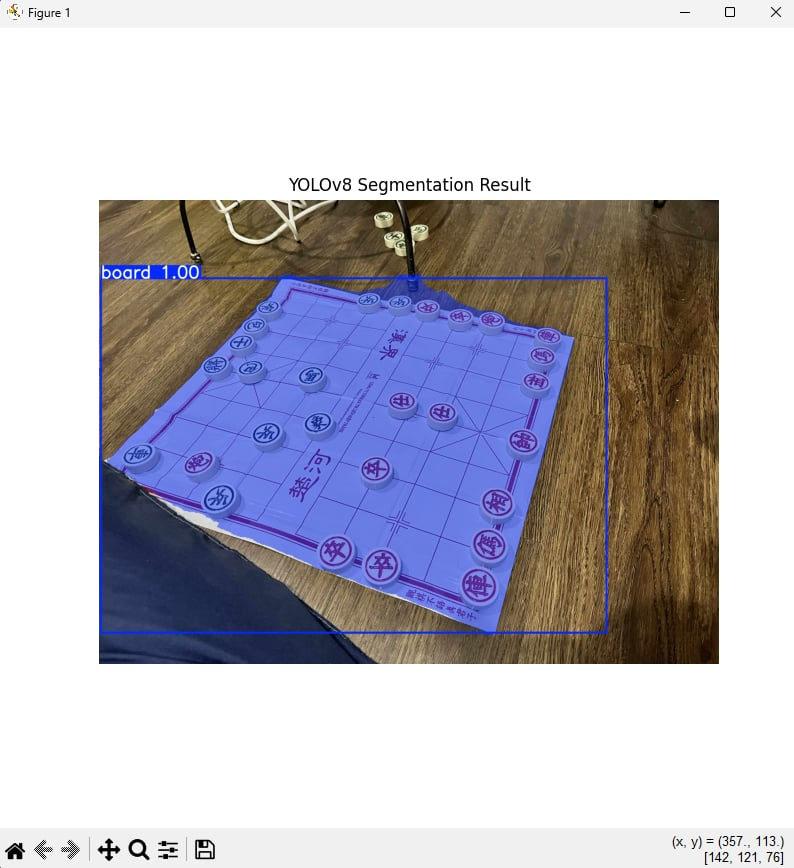
#> input picture 6c039653-bce8-461a-b13d-55280c7295b8.jpg, 794 x 868 px
$ python -i board_detection.py   (imports and definitions only)
#> lines starting #> are read from the running program, lines starting #| are printed output that depends on the picture; after the words box and inside, x2 and y2 are one past the last pixel; in counts of white or black regions, pixels touching at a corner belong together
#> further down, picture is the input picture: shape (868, 794, 3); mean B, G, R 196.1, 185.3, 187.3
import cv2
import numpy as np
from ultralytics import YOLO

PAD_RATIO = 0.05

# [11 lines left out: function extract_quad_from_mask, not called in this run]

def order_quad_points(pts):
    pts = np.array(pts, dtype=np.float32)
    s = pts.sum(axis=1)
    diff = np.diff(pts, axis=1)
    ordered = np.zeros((4, 2), dtype=np.float32)
    ordered[0] = pts[np.argmin(s)]  # TL
    ordered[2] = pts[np.argmax(s)]  # BR
    ordered[1] = pts[np.argmin(diff)]  # TR
    ordered[3] = pts[np.argmax(diff)]  # BL
    return ordered

def zoomout_quad(quad, ratio=PAD_RATIO):
    """
    Nới rộng 4 góc quad ra thêm một khoảng so với tâm quad.
    - quad: (4, 2) np.float32
    - ratio: tỉ lệ nới rộng (0.2 tức là nở ra 20% mỗi chiều)
    """
    quad = np.array(quad, dtype=np.float32)
    center = quad.mean(axis=0)
    zoomed = center + (quad - center) * (1 + ratio)
    return zoomed

def align_board(frame, quad, output_size=(640, 640), pad_ratio=PAD_RATIO):
    """
    Warp qua 4 điểm 'quad'
    NẾU pad_ratio > 0, sẽ zoom out quad rồi mới align, không tạo viền bằng copyMakeBorder nữa!
    Góc xoay trả về luôn 0; việc xoay do UI (Rotate 90°) xử lý trước đó.
    """
    quad = order_quad_points(quad)
    if pad_ratio != 0.0:
        quad = zoomout_quad(quad, pad_ratio)
    dst = np.array([
        [0, 0],
        [output_size[0] - 1, 0],
        [output_size[0] - 1, output_size[1] - 1],
        [0, output_size[1] - 1]
    ], dtype=np.float32)
    M = cv2.getPerspectiveTransform(quad, dst)
    aligned = cv2.warpPerspective(frame, M, output_size)
    rot = 0
    pad_x = 0
    pad_y = 0
    usable_w = output_size[0]
    usable_h = output_size[1]
    if pad_ratio != 0.0:
        pad_x = int(output_size[0] * pad_ratio / (1 + pad_ratio * 2))
        pad_y = int(output_size[1] * pad_ratio / (1 + pad_ratio * 2))
        usable_w = output_size[0] - 2 * pad_x
        usable_h = output_size[1] - 2 * pad_y
    return aligned, rot, pad_x, pad_y, usable_w, usable_h

def load_board_model(model_path="runs/segment/yolov8_segment_board/weights/best.pt"):
    return YOLO(model_path)

# warp frame bằng quad đã khóa
# [69 lines left out: functions warp_with_quad, detect_board, not called in this run]

# GEOM mode

_last_warped = None
_last_quad = None
_last_mask = None
_stable_counter = 0
_STABLE_FRAMES = 10

def _order_points_rect(pts):
    s = pts.sum(axis=1)
    diff = np.diff(pts, axis=1)
    rect = np.zeros((4, 2), dtype="float32")
    rect[0] = pts[np.argmin(s)]  # TL
    rect[2] = pts[np.argmax(s)]  # BR
    rect[1] = pts[np.argmin(diff)]  # TR
    rect[3] = pts[np.argmax(diff)]  # BL
    return rect

def _is_rectangle(pts, angle_thresh=15):
    def ang(p1, p2, p3):
        v1 = p1 - p2
        v2 = p3 - p2
        cos = np.dot(v1, v2) / (np.linalg.norm(v1) * np.linalg.norm(v2) + 1e-6)
        return np.degrees(np.arccos(np.clip(cos, -1, 1)))

    pts = _order_points_rect(np.array(pts, dtype="float32"))
    angles = [ang(pts[i - 1], pts[i], pts[(i + 1) % 4]) for i in range(4)]
    return all(abs(a - 90) < angle_thresh for a in angles)

def _detect_geom_quad_and_warp(frame):
    global _last_warped, _last_quad, _last_mask, _stable_counter

    gray = cv2.cvtColor(frame, cv2.COLOR_BGR2GRAY)
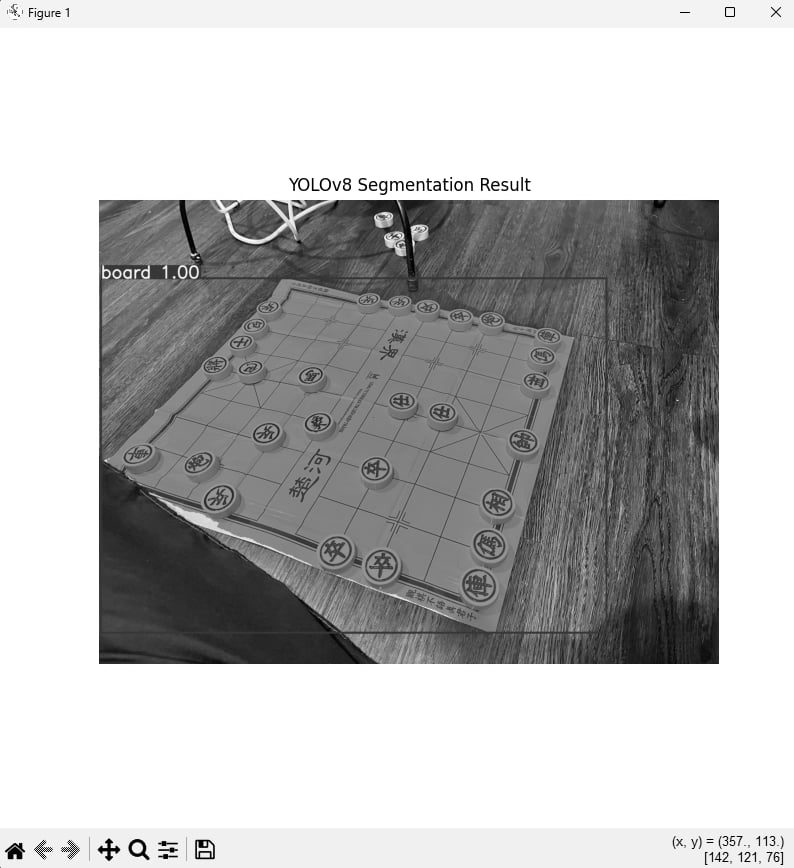
#> gray: shape (868, 794); min 0, max 255, mean 187.1
    filtered = cv2.bilateralFilter(gray, 9, 75, 75)
    edges = cv2.Canny(filtered, 50, 150)
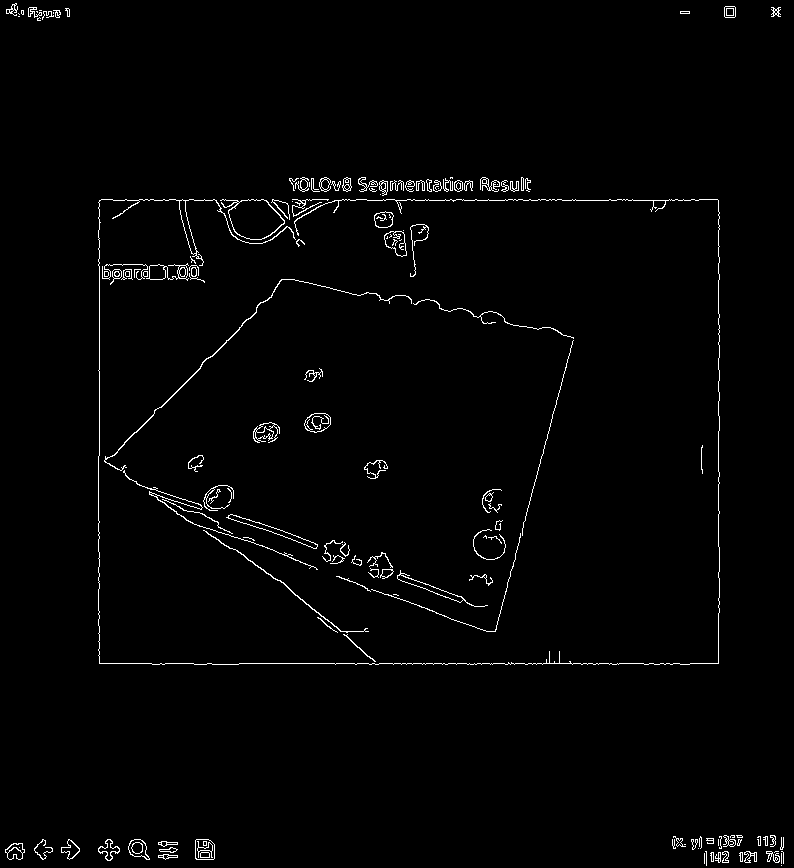
#> edges: shape (868, 794); 1.6% white in thin lines or dots
    kernel = np.ones((3, 3), np.uint8)
    edges = cv2.dilate(edges, kernel, iterations=1)
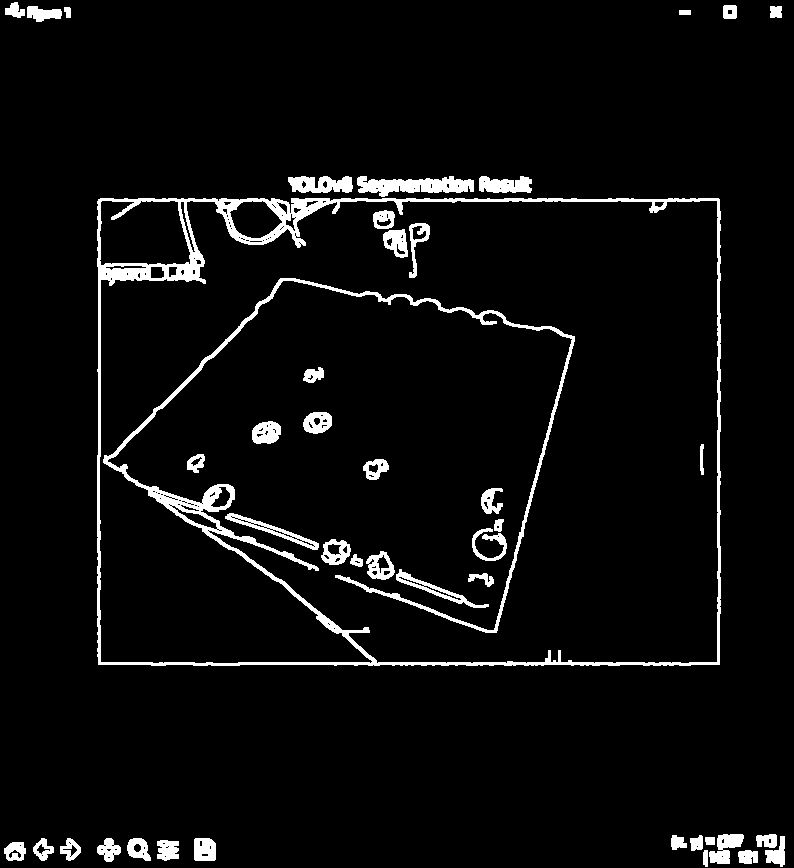
#> edges: shape (868, 794); 4.8% white; 43 white regions

    contours, _ = cv2.findContours(edges, cv2.RETR_EXTERNAL, cv2.CHAIN_APPROX_SIMPLE)
#> contours = 25 contours; largest, box (x1, y1, x2, y2) and area: (97, 198, 721, 666) 289632, (357, 176, 474, 197) 1375, (288, 176, 353, 193) 775, (479, 176, 532, 193) 626, (709, 834, 744, 864) 536
    contours = sorted(contours, key=cv2.contourArea, reverse=True)

    roi = frame
    for cnt in contours[:10]:
        peri = cv2.arcLength(cnt, True)
        approx = cv2.approxPolyDP(cnt, 0.02 * peri, True)
        if len(approx) == 4:
            ordered = order_quad_points(approx.reshape(-1, 2).astype(np.float32))
            if _is_rectangle(ordered):
                # Warp + zoomout bằng quad đã mở rộng
                aligned, rot, pad_x, pad_y, usable_w, usable_h = align_board(
                    frame, ordered, output_size=(640, 640), pad_ratio=PAD_RATIO
                )
                # Giữ ổn định trong vài frame
                if _last_quad is not None:
                    dist = np.linalg.norm(_last_quad - ordered)
                    if dist < 10:
                        _stable_counter += 1
                    else:
                        _stable_counter = 0
                else:
                    _stable_counter = 0

                _last_warped = aligned
                _last_quad = ordered
                _last_mask = edges

                if _stable_counter >= _STABLE_FRAMES:
                    grid_info = {
                        "pad_x": pad_x,
                        "pad_y": pad_y,
                        "usable_w": usable_w,
                        "usable_h": usable_h,
                        "rot": int(rot),
                        "quad": _last_quad.astype(float).tolist(),
                        "swap_axes": False,
                        "river_extra": 0.0,
                        "scale_x": 1.0,
                        "scale_y": 1.0,
                        "offset_x": 0.0,
                        "offset_y": 0.0,
                    }
                    return aligned, True, grid_info
#> this loop made 10 passes
#> (peri, approx) on pass 1: (2300.7, [[98, 199], [98, 664], [719, 664], [718, 198]])
#> peri on passes 2 to 7: 357.6, 201.9, 167.5, 149.4, 81.31, 79.7
#> pass 1, in align_board, `aligned = cv2.warpPerspective(frame, M, output_size)`:
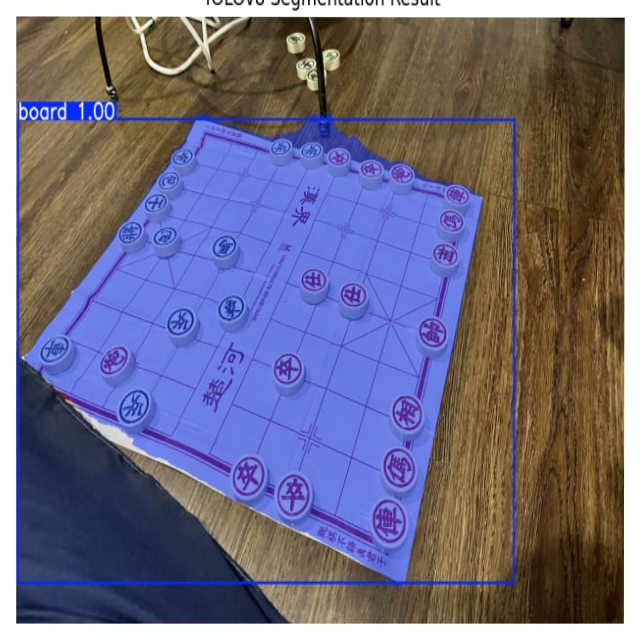
#> aligned: shape (640, 640, 3); mean B, G, R 132, 108.7, 112.9

    _last_warped = None
    _last_quad = None
    _last_mask = edges if roi.size > 0 else None
    frame_resized = cv2.resize(frame, (640, 640))
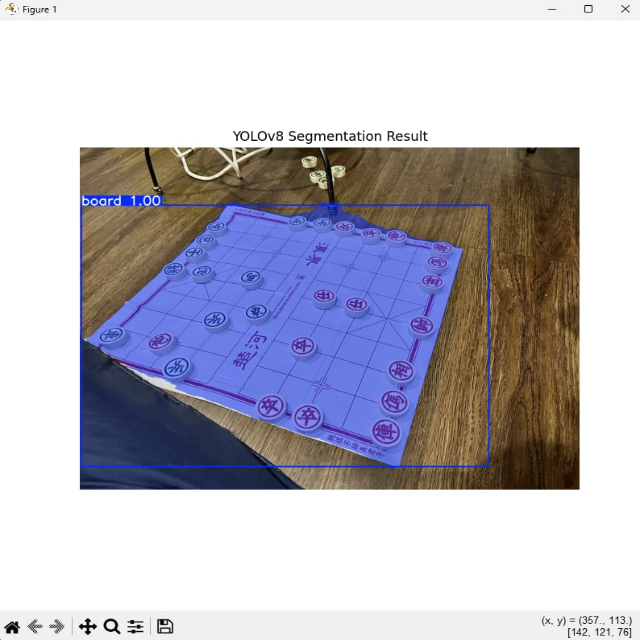
#> frame_resized: shape (640, 640, 3); mean B, G, R 196, 185.3, 187.2
    return frame_resized, False, {"pad_x": 0, "pad_y": 0, "usable_w": 0, "usable_h": 0, "rot": 0}

# Chọn mode
# [33 lines left out: function detect_board_with_mode, not called in this run]

>>> import cv2
>>> picture = cv2.imread('../6c039653-bce8-461a-b13d-55280c7295b8.jpg')
>>> result = _detect_geom_quad_and_warp(picture)

$ run again, on 94a66eec-645b-4370-b516-330444174930.jpg
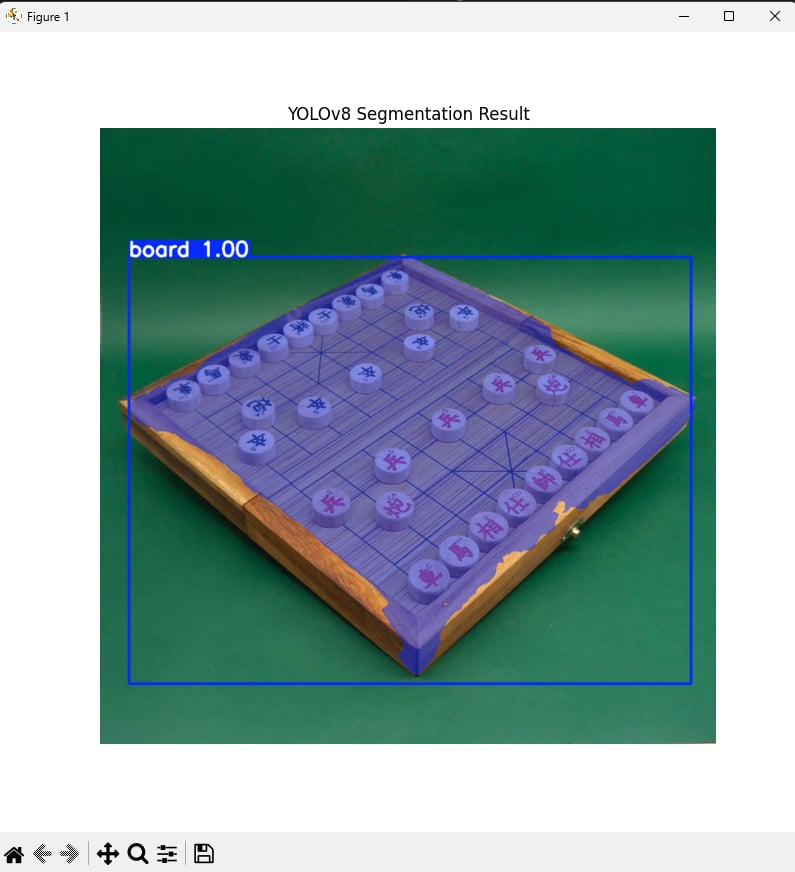
#> input picture 94a66eec-645b-4370-b516-330444174930.jpg, 795 x 872 px
#> picture is the input picture: shape (872, 795, 3); mean B, G, R 168.4, 166.8, 142.7
#> in _detect_geom_quad_and_warp, `edges = cv2.dilate(edges, kernel, iterations=1)`:
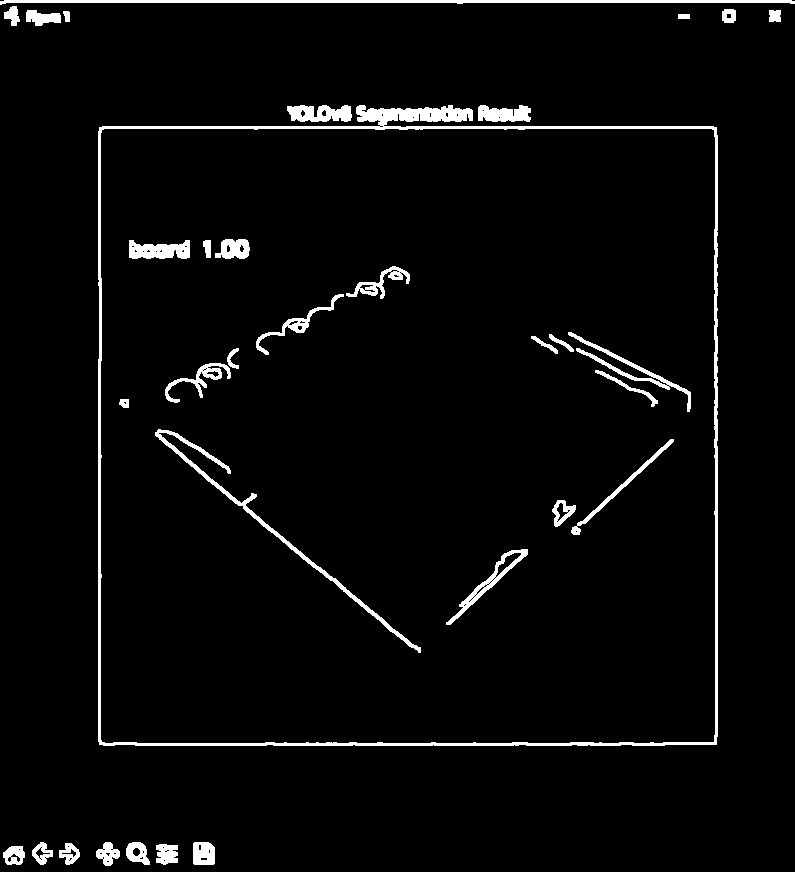
#> edges: shape (872, 795); 3.6% white; 33 white regions
#> contours = 17 contours; largest, box (x1, y1, x2, y2) and area: (98, 105, 718, 746) 384240, (0, 0, 795, 5) 1600, (287, 105, 352, 122) 778, (478, 105, 531, 122) 627, (193, 842, 215, 865) 447
#> the loop in _detect_geom_quad_and_warp, `for cnt in contours[:10]:` made 10 passes
#> (peri, approx) on pass 1: (2851.2, [[99, 127], [99, 744], [716, 744], [716, 127]])
#> in _detect_geom_quad_and_warp, `frame_resized = cv2.resize(frame, (640, 640))`:
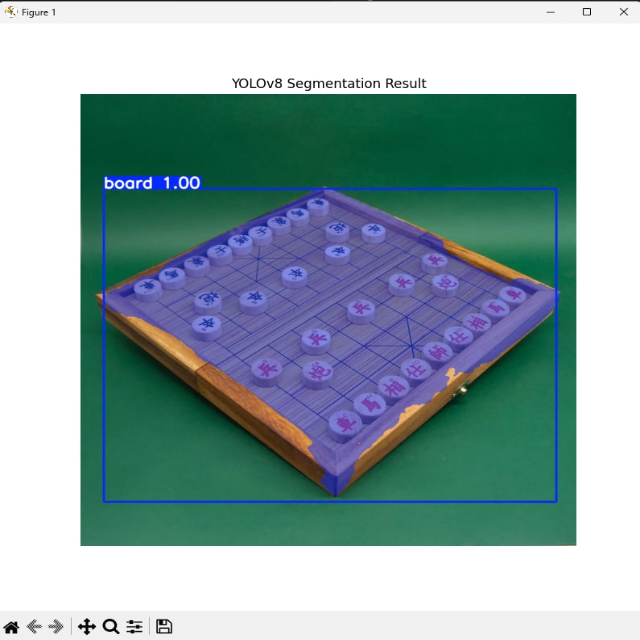
#> frame_resized: shape (640, 640, 3); mean B, G, R 168.3, 166.8, 142.7
